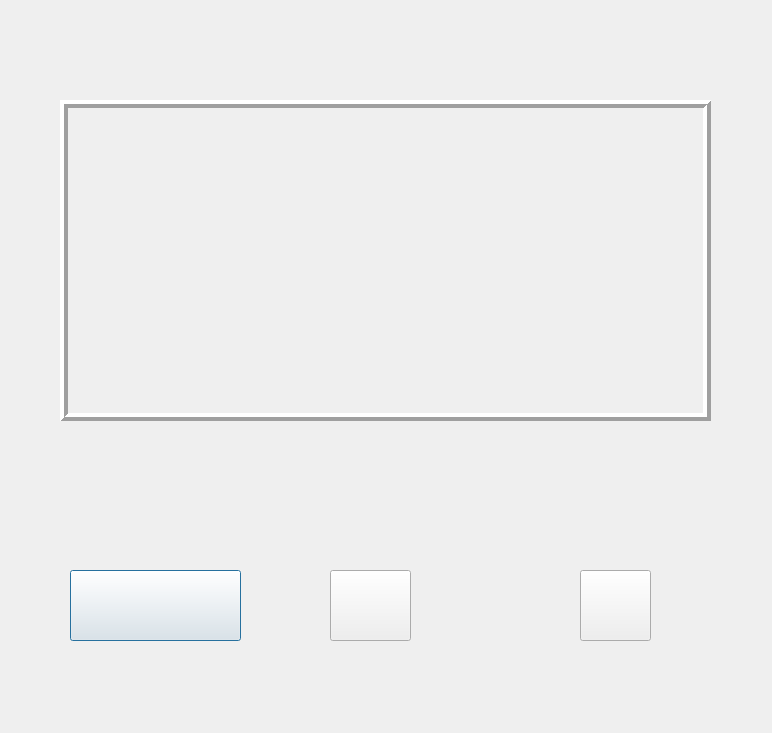
<?xml version="1.0" encoding="UTF-8"?>
<ui version="4.0">
 <class>Dialog</class>
 <widget class="QDialog" name="Dialog">
  <property name="windowModality">
   <enum>Qt::NonModal</enum>
  </property>
  <property name="geometry">
   <rect>
    <x>0</x>
    <y>0</y>
    <width>772</width>
    <height>733</height>
   </rect>
  </property>
  <property name="windowTitle">
   <string>Dialog</string>
  </property>
  <property name="autoFillBackground">
   <bool>false</bool>
  </property>
  <property name="styleSheet">
   <string notr="true">border-image: url(:/images/111.jpeg);</string>
  </property>
  <widget class="QLabel" name="label1">
   <property name="geometry">
    <rect>
     <x>240</x>
     <y>10</y>
     <width>291</width>
     <height>71</height>
    </rect>
   </property>
   <property name="font">
    <font>
     <family>Times New Roman</family>
     <pointsize>36</pointsize>
     <weight>75</weight>
     <bold>true</bold>
    </font>
   </property>
   <property name="styleSheet">
    <string notr="true">border-image: url(:/images/downloa1d.png);</string>
   </property>
   <property name="text">
    <string/>
   </property>
   <property name="scaledContents">
    <bool>false</bool>
   </property>
  </widget>
  <widget class="QPushButton" name="SHOW">
   <property name="geometry">
    <rect>
     <x>70</x>
     <y>570</y>
     <width>171</width>
     <height>71</height>
    </rect>
   </property>
   <property name="font">
    <font>
     <family>Times New Roman</family>
     <pointsize>22</pointsize>
     <weight>75</weight>
     <bold>true</bold>
    </font>
   </property>
   <property name="text">
    <string/>
   </property>
   <property name="icon">
    <iconset resource="logo.qrc">
     <normaloff>:/images/open-camera.jpg</normaloff>:/images/open-camera.jpg</iconset>
   </property>
   <property name="iconSize">
    <size>
     <width>350</width>
     <height>300</height>
    </size>
   </property>
  </widget>
  <widget class="QLabel" name="imgLabel">
   <property name="geometry">
    <rect>
     <x>60</x>
     <y>100</y>
     <width>651</width>
     <height>321</height>
    </rect>
   </property>
   <property name="acceptDrops">
    <bool>false</bool>
   </property>
   <property name="autoFillBackground">
    <bool>false</bool>
   </property>
   <property name="styleSheet">
    <string notr="true"/>
   </property>
   <property name="frameShape">
    <enum>QFrame::Box</enum>
   </property>
   <property name="frameShadow">
    <enum>QFrame::Raised</enum>
   </property>
   <property name="lineWidth">
    <number>4</number>
   </property>
   <property name="text">
    <string/>
   </property>
  </widget>
  <widget class="QPushButton" name="CAPTURE">
   <property name="geometry">
    <rect>
     <x>330</x>
     <y>570</y>
     <width>81</width>
     <height>71</height>
    </rect>
   </property>
   <property name="font">
    <font>
     <family>Times New Roman</family>
     <pointsize>22</pointsize>
     <weight>75</weight>
     <bold>true</bold>
    </font>
   </property>
   <property name="text">
    <string/>
   </property>
   <property name="icon">
    <iconset resource="logo.qrc">
     <normaloff>:/images/capture.jpg</normaloff>:/images/capture.jpg</iconset>
   </property>
   <property name="iconSize">
    <size>
     <width>150</width>
     <height>150</height>
    </size>
   </property>
  </widget>
  <widget class="QPushButton" name="CLOSE">
   <property name="geometry">
    <rect>
     <x>580</x>
     <y>570</y>
     <width>71</width>
     <height>71</height>
    </rect>
   </property>
   <property name="font">
    <font>
     <family>Times New Roman</family>
     <pointsize>22</pointsize>
     <weight>75</weight>
     <bold>true</bold>
    </font>
   </property>
   <property name="styleSheet">
    <string notr="true"/>
   </property>
   <property name="text">
    <string/>
   </property>
   <property name="icon">
    <iconset resource="logo.qrc">
     <normaloff>:/images/computer-icons-arrow-button-next-step-png-clip-art.png</normaloff>:/images/computer-icons-arrow-button-next-step-png-clip-art.png</iconset>
   </property>
   <property name="iconSize">
    <size>
     <width>125</width>
     <height>100</height>
    </size>
   </property>
  </widget>
 </widget>
 <resources>
  <include location="logo.qrc"/>
  <include location="logo1.qrc"/>
 </resources>
 <connections/>
</ui>
